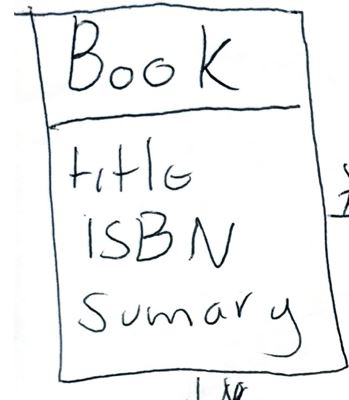
#> input picture Code/OCR/Handwritten OCR/ocr_test_img_3.JPG, 349 x 400 px, found by its file name
$ python line_segmentation.py
#> lines starting #> are read from the running program, lines starting #| are printed output that depends on the picture; after the words box and inside, x2 and y2 are one past the last pixel; in counts of white or black regions, pixels touching at a corner belong together
import cv2
import numpy as np
from image_resize import image_resize

#import image
image = cv2.imread('../ocr_test_img_3.jpg')
#> image is the input picture: shape (400, 349, 3); mean B, G, R 242.5, 242.1, 241.1
# [6 lines of commented-out code are left out]
gray = cv2.cvtColor(image,cv2.COLOR_BGR2GRAY)
cv2.imshow('gray',gray)
cv2.waitKey(0)

#binary
ret,thresh = cv2.threshold(gray,150,255,cv2.THRESH_BINARY_INV)
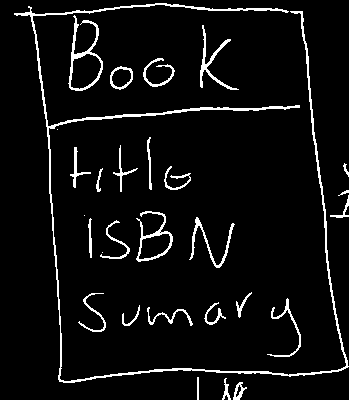
#> thresh: shape (400, 349); 5.7% white in thin lines or dots
cv2.imshow('second',thresh)
cv2.waitKey(0)

#dilation
kernel = np.ones((5,100), np.uint8)
img_dilation = cv2.dilate(thresh, kernel, iterations=1)
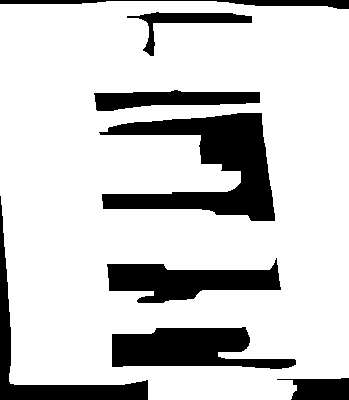
#> img_dilation: shape (400, 349); 80% white; 8 black regions
cv2.imshow('dilated',img_dilation)
cv2.waitKey(0)

#find contours
ctrs, hier = cv2.findContours(img_dilation.copy(), cv2.RETR_TREE, cv2.CHAIN_APPROX_SIMPLE)
#> ctrs = 6 contours; box (x1, y1, x2, y2) and area: (0, 1, 349, 400) 132774, (98, 112, 276, 222) 9080, (111, 326, 297, 370) 5396, (106, 257, 282, 304) 4640, (93, 89, 261, 112) 2449, (126, 11, 253, 57) 1443

#sort contours
sorted_ctrs = sorted(ctrs, key=lambda ctr: cv2.boundingRect(ctr)[0])
#> sorted_ctrs has the same summary as ctrs

for i, ctr in enumerate(sorted_ctrs):
    # Get bounding box
    x, y, w, h = cv2.boundingRect(ctr)

    # Getting ROI
    roi = image[y:y+h, x:x+w]

    # show ROI
    #cv2.imshow('segment no:'+str(i),roi)
    cv2.rectangle(image,(x,y),( x + w, y + h ),(90,0,255),2)
#> this loop made 6 passes
#> (x, y, w, h) on passes 1 to 6: (0, 1, 349, 399), (93, 89, 168, 23), (98, 112, 178, 110), (106, 257, 176, 47), (111, 326, 186, 44), (126, 11, 127, 46)
#> pass 1, `roi = image[y:y+h, x:x+w]`:
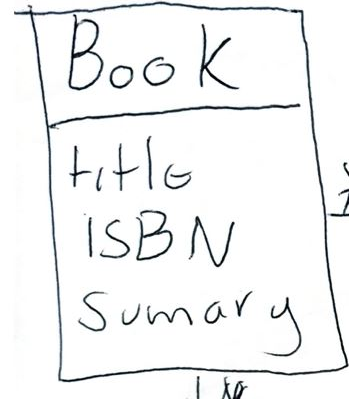
#> roi: shape (399, 349, 3); mean B, G, R 242.4, 242, 241.1
#> pass 2, `roi = image[y:y+h, x:x+w]`:
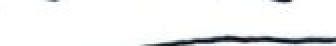
#> roi: shape (23, 168, 3) (shown 2 times larger); mean B, G, R 241.1, 240.6, 239.4
#> pass 3, `roi = image[y:y+h, x:x+w]`:
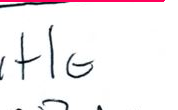
#> roi: shape (110, 178, 3); mean B, G, R 243.9, 242.1, 245.8
#> after the loop:
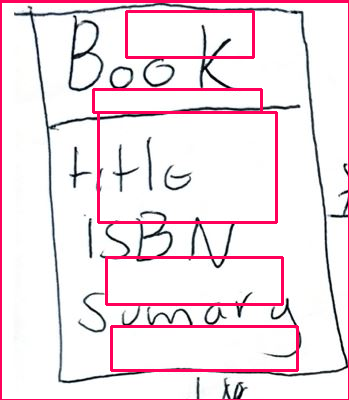
#> image: shape (400, 349, 3); 6.23% of pixels changed, all inside (x1, y1, x2, y2) = (0, 0, 349, 400)
    #cv2.waitKey(0)

cv2.imshow('marked areas',image)
cv2.waitKey(0)

$ run again, with Code/OCR/Handwritten OCR/ocr_test_img_2.JPG copied over Code/OCR/Handwritten OCR/ocr_test_img_3.JPG
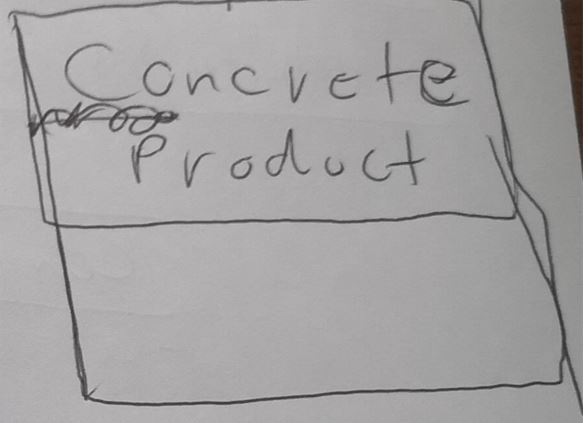
#> input picture Code/OCR/Handwritten OCR/ocr_test_img_2.JPG, 588 x 423 px, found by its file name
#> image is the input picture: shape (423, 588, 3); mean B, G, R 163.9, 163.4, 165
#> `ret,thresh = cv2.threshold(gray,150,255,cv2.THRESH_BINARY_INV)`:
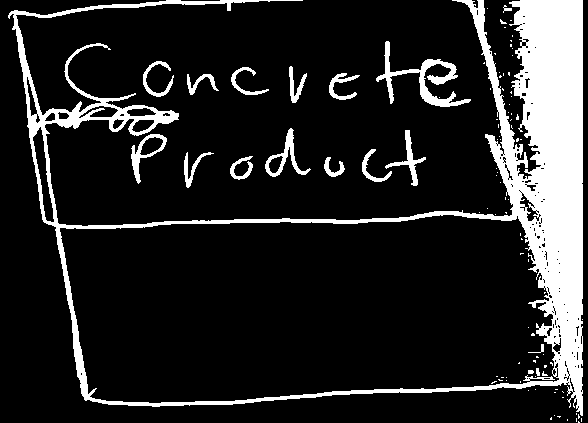
#> thresh: shape (423, 588); 15.1% white; 99 white regions (81 under 20 px), largest, box (x1, y1, x2, y2) and area: (8, 0, 583, 416) 32274, (376, 41, 471, 107) 1379, (265, 128, 311, 177) 527
#> img_dilation: shape (423, 588); 58.6% white; 6 black regions
#> ctrs = 4 contours; box (x1, y1, x2, y2) and area: (0, 0, 588, 423) 218166, (110, 222, 503, 400) 58559, (101, 178, 463, 221) 10378, (169, 96, 450, 151) 6223
#> sorted_ctrs has the same summary as ctrs
#> the loop `for i, ctr in enumerate(sorted_ctrs):` made 4 passes
#> (x, y, w, h) on passes 1 to 4: (0, 0, 588, 423), (101, 178, 362, 43), (110, 222, 393, 178), (169, 96, 281, 55)
#> after the loop `for i, ctr in enumerate(sorted_ctrs):`:
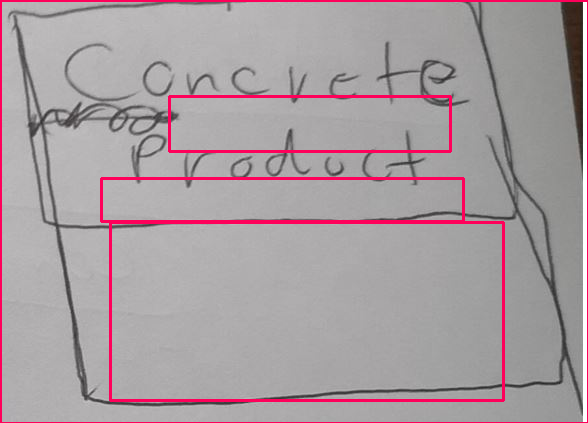
#> image: shape (423, 588, 3); 4.09% of pixels changed, all inside (x1, y1, x2, y2) = (0, 0, 588, 423)

$ run again, with Code/OCR/Handwritten OCR/ocr_test_img_4.JPG copied over Code/OCR/Handwritten OCR/ocr_test_img_3.JPG
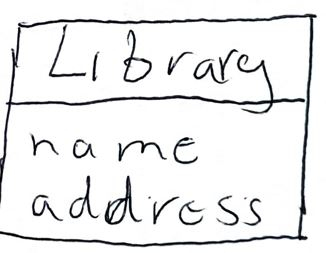
#> input picture Code/OCR/Handwritten OCR/ocr_test_img_4.JPG, 326 x 253 px, found by its file name
#> image is the input picture: shape (253, 326, 3); mean B, G, R 235.3, 234.8, 234.5
#> `ret,thresh = cv2.threshold(gray,150,255,cv2.THRESH_BINARY_INV)`:
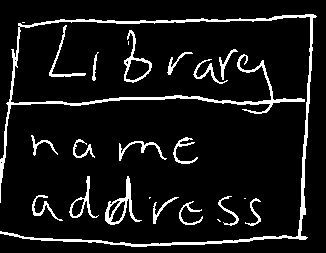
#> thresh: shape (253, 326); 8.6% white; 23 white regions (5 under 20 px), largest, box (x1, y1, x2, y2) and area: (0, 14, 317, 247) 4034, (105, 176, 142, 225) 441, (124, 30, 152, 83) 312
#> img_dilation: shape (253, 326); 74.4% white; 6 black regions
#> ctrs = 4 contours; box (x1, y1, x2, y2) and area: (0, 12, 326, 249) 72533, (52, 103, 258, 195) 9250, (116, 23, 262, 48) 1972, (62, 82, 222, 97) 1522
#> sorted_ctrs has the same summary as ctrs
#> the loop `for i, ctr in enumerate(sorted_ctrs):` made 4 passes
#> (x, y, w, h) on passes 1 to 4: (0, 12, 326, 237), (52, 103, 206, 92), (62, 82, 160, 15), (116, 23, 146, 25)
#> after the loop `for i, ctr in enumerate(sorted_ctrs):`:
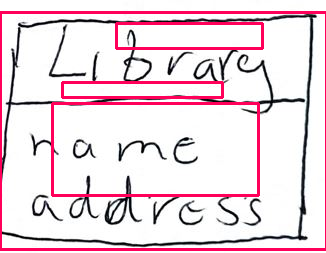
#> image: shape (253, 326, 3); 7.89% of pixels changed, all inside (x1, y1, x2, y2) = (0, 11, 326, 251)
